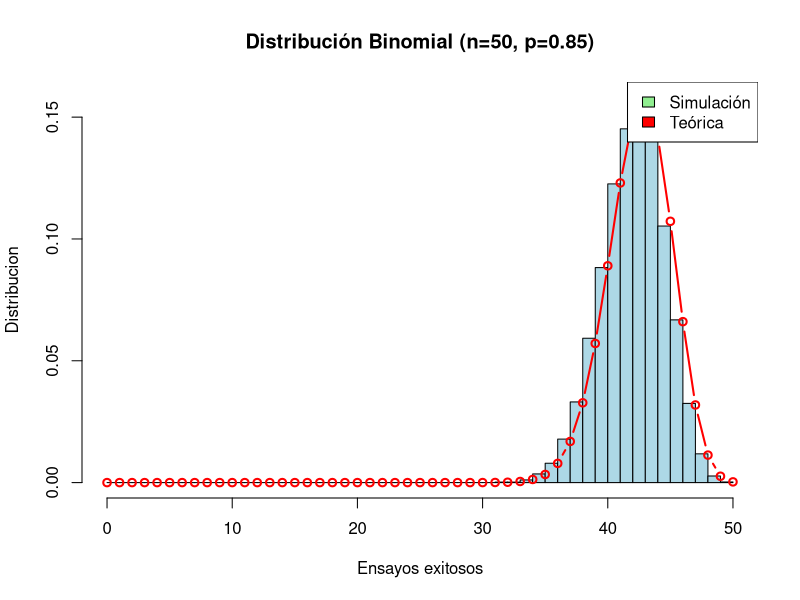

R code for this plot:
# -----------------------------------------------
# Nombre: [Tu Nombre]
# Cédula: [Tu Cédula]
# Ejercicio 2: Distribución Binomial
# -----------------------------------------------

# a) Simulación de 20,000 muestras
set.seed(1)  
n_pruebas <- 50     #total de pruebas a realizar
p_exito <- 0.85     #probabilidad de exito por prueba
muestras <- rbinom(n = 20000, size = n_pruebas, prob = p_exito)

# b) Probabilidad de al menos 45 éxitos (P(X >= 45), 6 sumas )
prob_simulada <- mean(muestras >= 45)               # muestras>=45 es una condicion, lo que convierte al vector muestras en un vector de 1's y 0's
prob_teorica <- 1 - pbinom(44, n_pruebas, p_exito)  # P(X >= 45)
                                                    # mean() calcula el promedio de los valores en un vector, en este caso, el promedio de 1's (max(1)/20000)

# Comparación
cat("Probabilidad simulada (≥45 éxitos):", prob_simulada, "\n")
cat("Probabilidad teórica (≥45 éxitos):" , prob_teorica,  "\n")

# c) Histograma y densidad teórica
hist(
   muestras,                                        #vector de valores (en este caso, pruebas exitosas)
   breaks = seq(0, n_pruebas),                      #barras para cada valor (0=sin exito, 50 maximo de exitos)
   freq = FALSE,                                    #falso, dara la probabilidad de tener x exitos
   main = "Distribución Binomial (n=50, p=0.85)",   #titulo del plot
   xlab = "Ensayos exitosos",                       #titulo del eje x
   ylab = "Distribucion",                           #titulo del eje y
   col = "lightblue"
)

# Superponer densidad teórica
valores_xlab <- 0:n_pruebas                               #valores del eje x
valores_ylab <- dbinom(valores_xlab, n_pruebas, p_exito)  #vector con los valores para X=n
lines(valores_xlab, 
      valores_ylab, 
      type = "b", 
      col = "red", 
      lwd = 2
    )

# cuadro indicando el color de las funciones    
legend("topright", 
       legend = c("Simulación", "Teórica"),
       fill = c("lightgreen", "red"))
